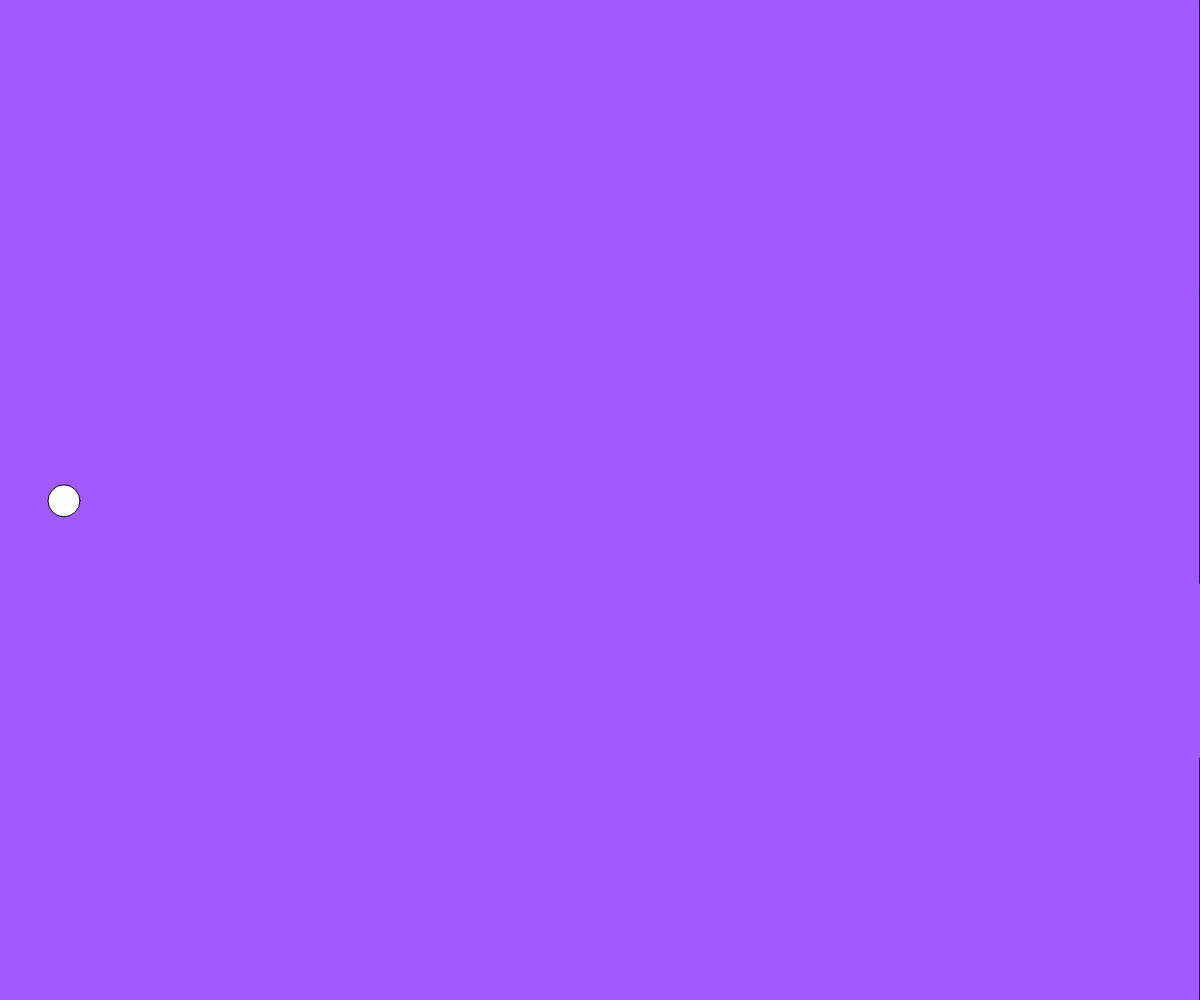
Frame 1 (no input)
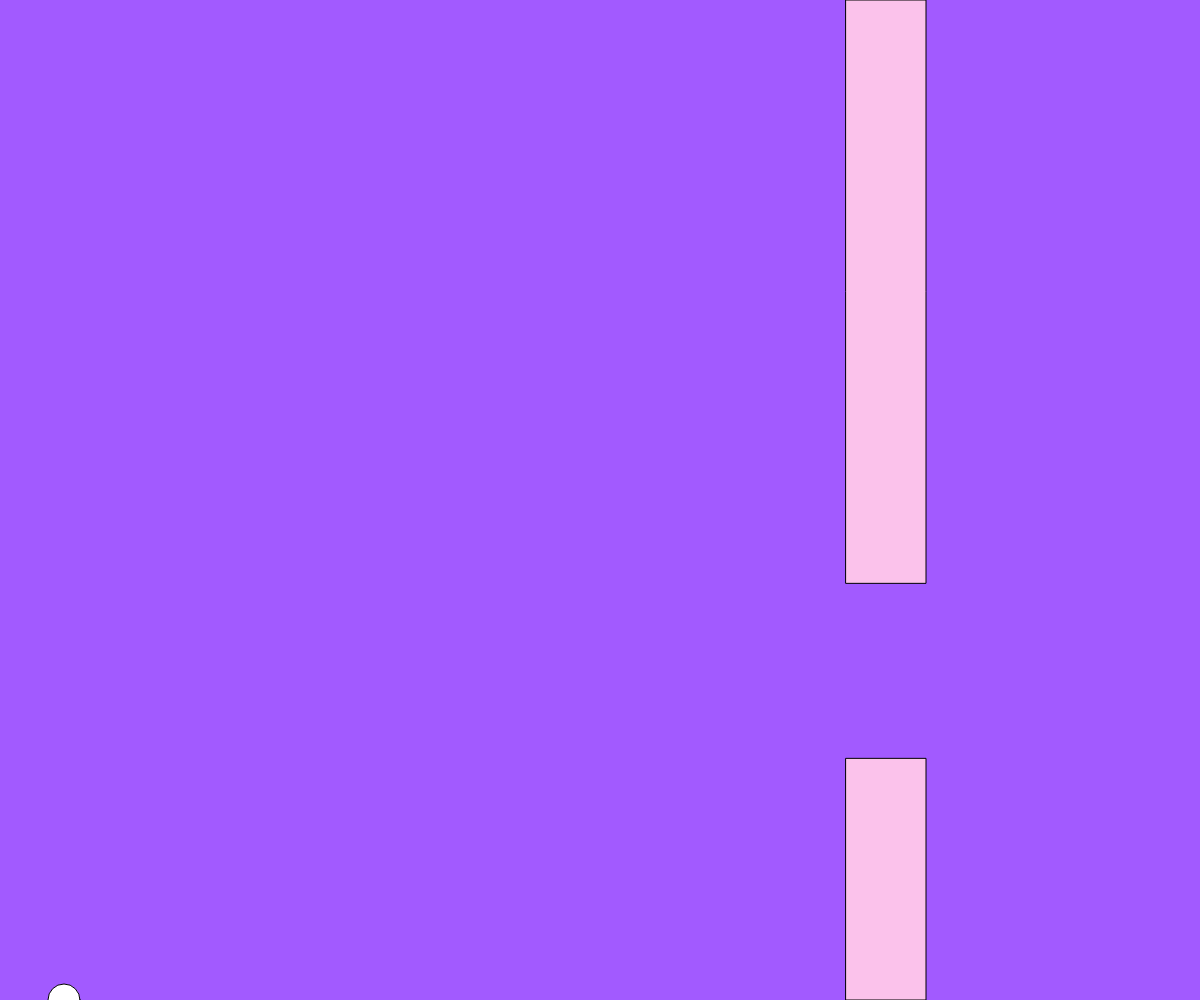
Frame 60 (no input)
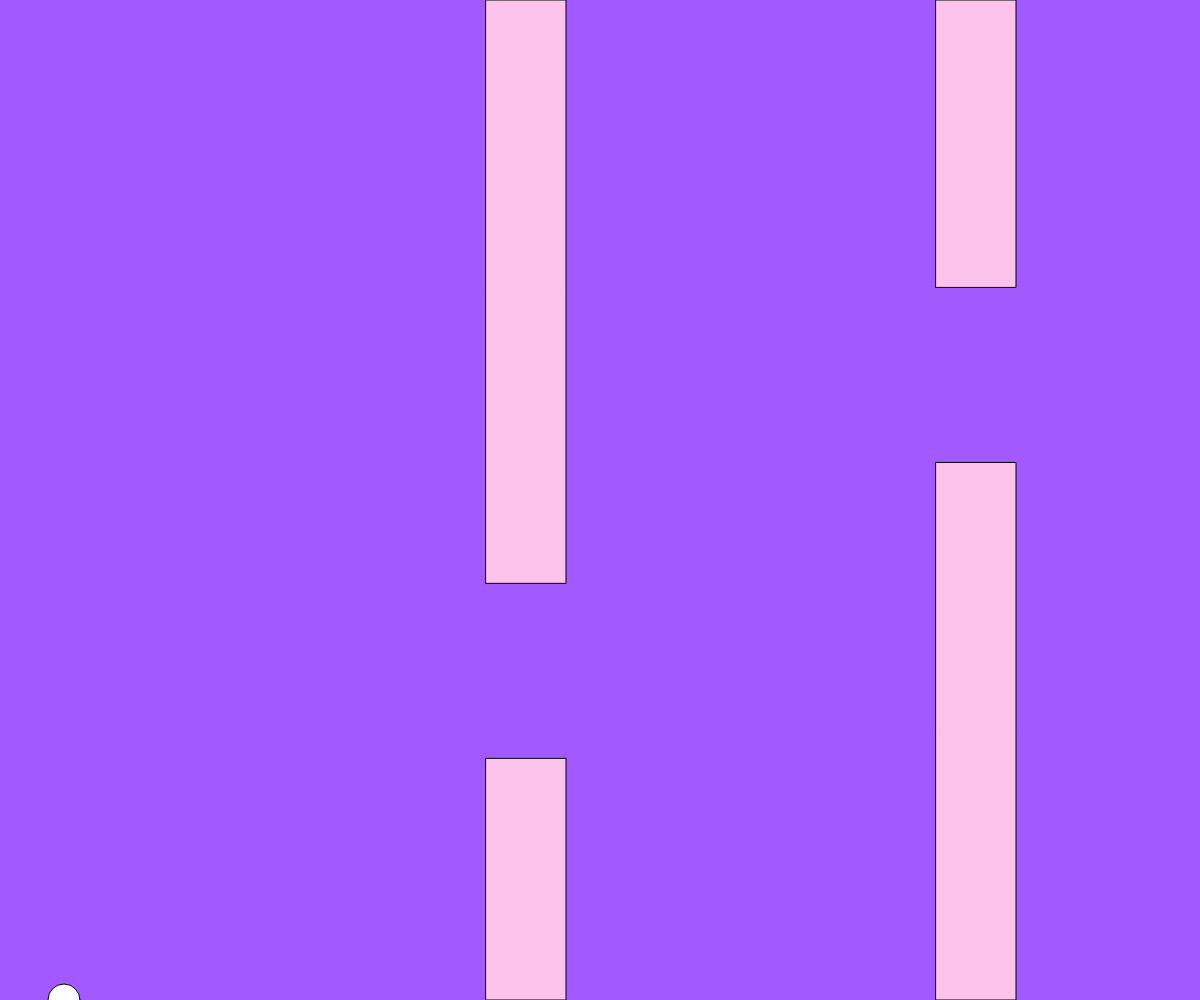
Frame 120 (the mouse pressed at the canvas centre since frame 60)

The p5.js sketch that drew these frames (run headless with seeded random() and noise() and a simulated clock; from frame 60 on, the mouse is pressed at the canvas centre):

// p5.js sketch
// ── sketch.js
var bird;
var pipes = [];

function setup() {
  createCanvas(window.innerWidth, window.innerHeight);
  bird = new Bird();
  pipes.push(new Pipe());
}

function draw() {
  background(162, 90, 255);

  for (var i = pipes.length-1; i >= 0; i--) {
    pipes[i].show();
    pipes[i].update();

    if (pipes[i].hits(bird)) {
      console.log("HIT");
    }

    if (pipes[i].offscreen()) {
      pipes.splice(i, 1);
    }
  }

  bird.update();
  bird.show();

  if (frameCount % 75 == 0) {
    pipes.push(new Pipe());
  }
}

function keyPressed() {
  if (key == ' ') {
    bird.up();
    //console.log("SPACE");
  }
}

// ── bird.js


function Bird() {
  this.y = height/2;
  this.x = 64;

  this.gravity = 0.8;
  this.lift = -10;
  this.velocity = 0;

  this.show = function() {
    fill(255);
    ellipse(this.x, this.y, 32, 32);
  }

  this.up = function() {
    this.velocity += this.lift;
  }

  this.update = function() {
    this.velocity += this.gravity;
    // this.velocity *= 0.9;
    this.y += this.velocity;

    if (this.y > height) {
      this.y = height;
      this.velocity = 0;
    }

    if (this.y < 0) {
      this.y = 0;
      this.velocity = 0;
    }

  }

}

// ── pipe.js


function Pipe() {
  this.spacing = 175;
  this.top = random(height / 6, 3 / 4 * height);
  this.bottom = height - (this.top + this.spacing);
  this.x = width;
  this.w = 80;
  this.speed = 6;

  this.highlight = false;

  this.hits = function(bird) {
    if (bird.y < this.top || bird.y > height - this.bottom) {
      if (bird.x > this.x && bird.x < this.x + this.w) {
        /*this.highlight = true;*/
        remove();
        return true;
      }
    }
    this.highlight = false;
    return false;
  }

  this.show = function() {
    fill(251,194,235);
    if (this.highlight) {
      fill(244,66,104);
    }
    rect(this.x, 0, this.w, this.top);
    rect(this.x, height-this.bottom, this.w, this.bottom);
  }

  this.update = function() {
    this.x -= this.speed;
  }

  this.offscreen = function() {
    if (this.x < -this.w) {
      return true;
    } else {
      return false;
    }
  }


}
